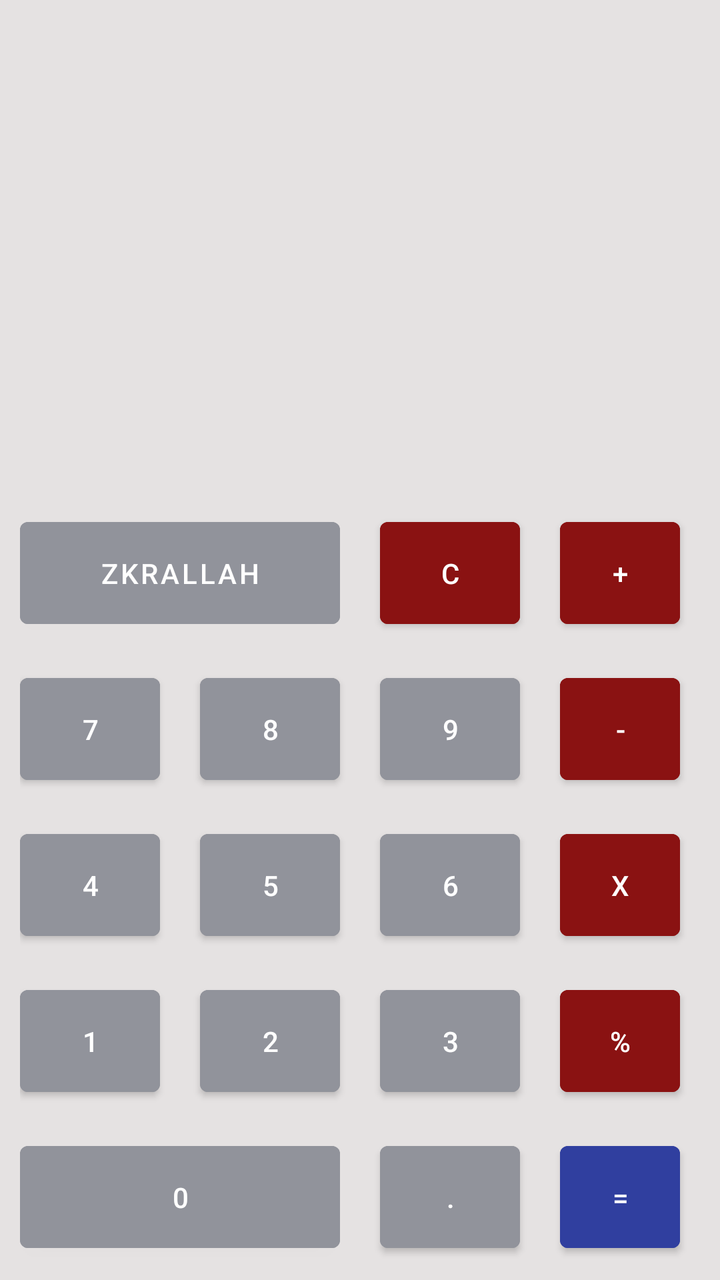
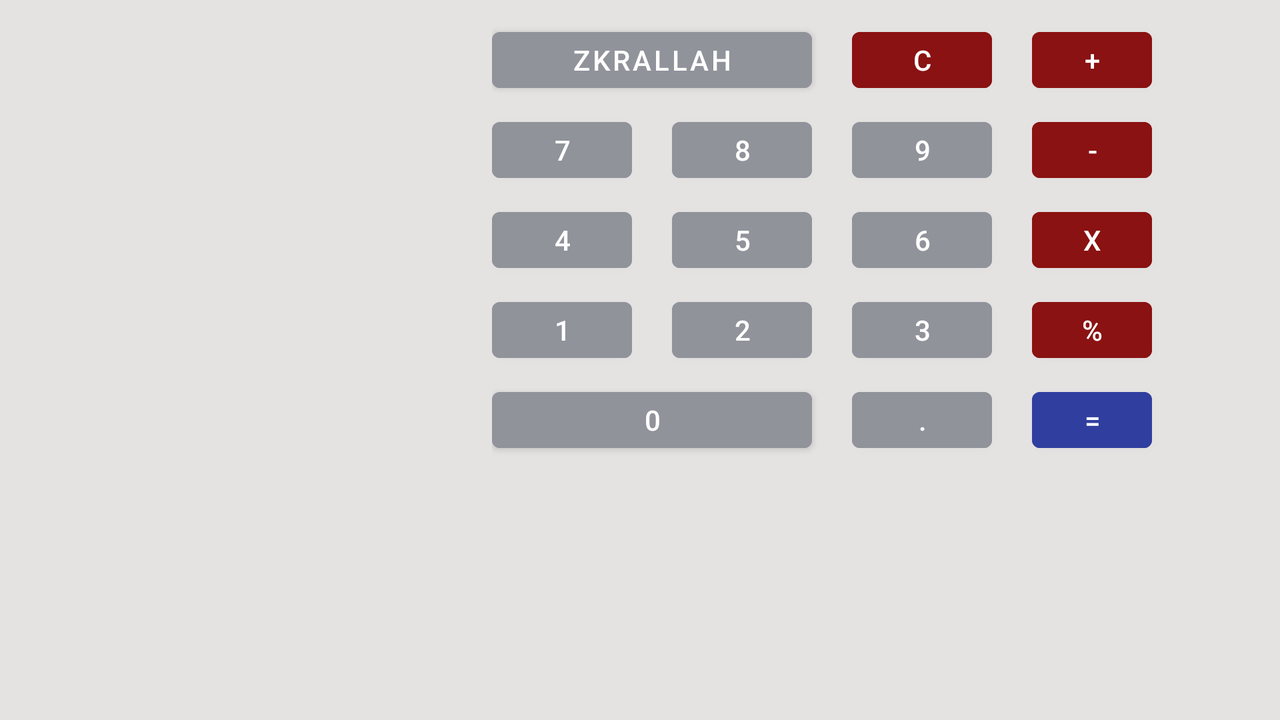

First picture: res/layout/ on a phone held upright. Second picture: the repository's own variant of that layout, on a device whose configuration matches the variant's folder. Source for both follows.
<!-- AndroidManifest.xml: application theme Theme.CAT_CALC -->
<!-- res/layout/activity_main.xml -->
<?xml version="1.0" encoding="utf-8"?>
<androidx.constraintlayout.widget.ConstraintLayout
    xmlns:android="http://schemas.android.com/apk/res/android"
    xmlns:app="http://schemas.android.com/apk/res-auto"
    xmlns:tools="http://schemas.android.com/tools"
    android:layout_width="match_parent"
    android:layout_height="match_parent"
    tools:ignore="HardcodedText"
    android:background = "#E5E2E2">

    <androidx.recyclerview.widget.RecyclerView
        android:id="@+id/recyclerView"
        android:layout_width="210dp"
        android:layout_height="220dp"
        app:layout_constraintDimensionRatio="1"
        app:layout_constraintStart_toStartOf="parent"
        app:layout_constraintTop_toTopOf="parent"
        app:layout_constraintBottom_toTopOf="@+id/numPad"/>

    <androidx.constraintlayout.widget.ConstraintLayout
        android:id="@+id/topLeft"
        android:layout_width="200dp"
        android:layout_height="0dp"
        android:orientation="vertical"
        app:layout_constraintDimensionRatio="1"
        app:layout_constraintEnd_toEndOf="parent"
        app:layout_constraintStart_toEndOf="@+id/recyclerView"
        app:layout_constraintTop_toTopOf="parent">

        <TextView
            android:layout_marginTop="20dp"
            android:id="@+id/top"
            android:layout_width="match_parent"
            android:layout_height="32dp"
            android:textColor = "#000000"
            android:textSize = "24sp"
            app:layout_constraintTop_toTopOf="@+id/topLeft" />


        <TextView
            android:layout_marginBottom="20dp"
            android:id="@+id/bottom"
            android:layout_width="match_parent"
            android:layout_height="32dp"
            android:textColor = "#000000"
            android:textSize = "24sp"
            app:layout_constraintBottom_toBottomOf="@+id/topLeft"/>

    </androidx.constraintlayout.widget.ConstraintLayout>

    <androidx.constraintlayout.widget.ConstraintLayout
        android:id="@+id/numPad"
        android:layout_width="419dp"
        android:layout_height="0dp"
        android:orientation="vertical"
        android:padding="10dp"
        app:layout_constraintBottom_toBottomOf="parent"
        app:layout_constraintVertical_bias="1.0"
        tools:layout_editor_absoluteX="0dp"
        tools:ignore="MissingConstraints">


        <Button
            android:id="@+id/name"
            android:layout_width="160dp"
            android:layout_height="63dp"
            android:text="Zkrallah"
            android:layout_marginTop="15dp"
            android:backgroundTint = "#91939B"/>

        <Button
            android:id="@+id/c"
            android:layout_width="70dp"
            android:layout_height="63dp"
            android:text="C"
            app:layout_constraintLeft_toRightOf = "@+id/name"
            android:layout_marginStart="20dp"
            android:layout_marginTop="15dp"
            android:backgroundTint = "#8A1212"/>

        <Button
            android:id="@+id/plus"
            android:layout_width="60dp"
            android:layout_height="63dp"
            android:layout_marginStart="20dp"
            android:layout_marginTop="15dp"
            app:layout_constraintLeft_toRightOf = "@+id/c"
            android:text="+"
            android:backgroundTint = "#8A1212"/>

        <Button
            android:id="@+id/seven"
            android:layout_width="70dp"
            android:layout_height="63dp"
            android:text="7"
            app:layout_constraintTop_toBottomOf = "@+id/name"
            android:layout_marginTop="15dp"
            android:backgroundTint = "#91939B"/>

        <Button
            android:id="@+id/eight"
            android:layout_width="70dp"
            android:layout_height="63dp"
            android:text="8"
            app:layout_constraintLeft_toRightOf = "@+id/seven"
            android:layout_marginStart="20dp"
            app:layout_constraintTop_toBottomOf = "@+id/name"
            android:layout_marginTop="15dp"
            android:backgroundTint = "#91939B"/>

        <Button
            android:id="@+id/nine"
            android:layout_width="70dp"
            android:layout_height="63dp"
            android:text="9"
            app:layout_constraintLeft_toRightOf = "@+id/eight"
            android:layout_marginStart="20dp"
            app:layout_constraintTop_toBottomOf = "@+id/name"
            android:layout_marginTop="15dp"
            android:backgroundTint = "#91939B"/>

        <Button
            android:id="@+id/minus"
            android:layout_width="60dp"
            android:layout_height="63dp"
            app:layout_constraintTop_toBottomOf = "@+id/name"
            android:layout_marginStart="20dp"
            android:layout_marginTop="15dp"
            app:layout_constraintLeft_toRightOf="@+id/nine"
            android:text="-"
            android:backgroundTint = "#8A1212"/>

        <Button
            android:id="@+id/four"
            android:layout_width="70dp"
            android:layout_height="63dp"
            android:text="4"
            app:layout_constraintTop_toBottomOf = "@+id/seven"
            android:layout_marginTop="15dp"
            android:backgroundTint = "#91939B"/>

        <Button
            android:id="@+id/five"
            android:layout_width="70dp"
            android:layout_height="63dp"
            android:text="5"
            app:layout_constraintLeft_toRightOf = "@+id/four"
            android:layout_marginStart="20dp"
            app:layout_constraintTop_toBottomOf = "@+id/seven"
            android:layout_marginTop="15dp"
            android:backgroundTint = "#91939B"/>

        <Button
            android:id="@+id/six"
            android:layout_width="70dp"
            android:layout_height="63dp"
            android:text="6"
            app:layout_constraintLeft_toRightOf = "@+id/five"
            android:layout_marginStart="20dp"
            app:layout_constraintTop_toBottomOf = "@+id/seven"
            android:layout_marginTop="15dp"
            android:backgroundTint = "#91939B"/>

        <Button
            android:id="@+id/times"
            android:layout_width="60dp"
            android:layout_height="63dp"
            app:layout_constraintTop_toBottomOf = "@+id/seven"
            android:layout_marginStart="20dp"
            android:layout_marginTop="15dp"
            app:layout_constraintLeft_toRightOf="@+id/six"
            android:text="X"
            android:backgroundTint = "#8A1212"/>

        <Button
            android:id="@+id/one"
            android:layout_width="70dp"
            android:layout_height="63dp"
            android:text="1"
            app:layout_constraintTop_toBottomOf = "@+id/four"
            android:layout_marginTop="15dp"
            android:backgroundTint = "#91939B"/>

        <Button
            android:id="@+id/two"
            android:layout_width="70dp"
            android:layout_height="63dp"
            android:text="2"
            app:layout_constraintLeft_toRightOf = "@+id/one"
            android:layout_marginStart="20dp"
            app:layout_constraintTop_toBottomOf = "@+id/four"
            android:layout_marginTop="15dp"
            android:backgroundTint = "#91939B"/>

        <Button
            android:id="@+id/three"
            android:layout_width="70dp"
            android:layout_height="63dp"
            android:text="3"
            app:layout_constraintLeft_toRightOf = "@+id/two"
            android:layout_marginStart="20dp"
            app:layout_constraintTop_toBottomOf = "@+id/four"
            android:layout_marginTop="15dp"
            android:backgroundTint = "#91939B"/>

        <Button
            android:id="@+id/divide"
            android:layout_width="60dp"
            android:layout_height="63dp"
            app:layout_constraintTop_toBottomOf = "@+id/four"
            android:layout_marginStart="20dp"
            android:layout_marginTop="15dp"
            app:layout_constraintLeft_toRightOf="@+id/three"
            android:text="%"
            android:backgroundTint = "#8A1212"/>

        <Button
            android:id="@+id/zero"
            android:layout_width="160dp"
            android:layout_height="63dp"
            android:text="0"
            app:layout_constraintTop_toBottomOf = "@+id/one"
            android:layout_marginTop="15dp"
            android:backgroundTint = "#91939B"/>

        <Button
            android:id="@+id/dot"
            android:layout_width="70dp"
            android:layout_height="63dp"
            android:text="."
            app:layout_constraintLeft_toRightOf = "@+id/zero"
            android:layout_marginStart="20dp"
            app:layout_constraintTop_toBottomOf = "@+id/one"
            android:layout_marginTop="15dp"
            android:backgroundTint = "#91939B"/>

        <Button
            android:id="@+id/equal"
            android:layout_width="60dp"
            android:layout_height="63dp"
            app:layout_constraintTop_toBottomOf = "@+id/one"
            android:layout_marginStart="20dp"
            android:layout_marginTop="15dp"
            app:layout_constraintLeft_toRightOf="@+id/dot"
            android:text="="
            android:backgroundTint = "#303F9F"/>
    </androidx.constraintlayout.widget.ConstraintLayout>


</androidx.constraintlayout.widget.ConstraintLayout>
<!-- resources referenced by this layout -->
<resources>
  <style name="Theme.CAT_CALC" parent="Theme.MaterialComponents.DayNight.DarkActionBar">
          
          <item name="colorPrimary">@color/purple_500</item>
          <item name="colorPrimaryVariant">@color/purple_700</item>
          <item name="colorOnPrimary">@color/white</item>
          
          <item name="colorSecondary">@color/teal_200</item>
          <item name="colorSecondaryVariant">@color/teal_700</item>
          <item name="colorOnSecondary">@color/black</item>
          
          <item name="android:statusBarColor" tools:targetApi="l">?attr/colorPrimaryVariant</item>
          
      </style>
</resources>
<!-- res/layout-land/activity_main.xml (the repository's variant of the layout above) -->
<!-- drawn on the phone turned sideways -->
<?xml version="1.0" encoding="utf-8"?>
<androidx.constraintlayout.widget.ConstraintLayout
    xmlns:android="http://schemas.android.com/apk/res/android"
    xmlns:app="http://schemas.android.com/apk/res-auto"
    xmlns:tools="http://schemas.android.com/tools"
    android:layout_width="match_parent"
    android:layout_height="match_parent"
    tools:ignore="HardcodedText"
    android:background = "#E5E2E2">

    <androidx.recyclerview.widget.RecyclerView
        android:id="@+id/recyclerView"
        android:layout_width="126dp"
        android:layout_height="230dp"
        app:layout_constraintDimensionRatio="1"
        app:layout_constraintRight_toLeftOf="@id/topLeft"
        app:layout_constraintStart_toStartOf="parent"
        app:layout_constraintTop_toTopOf="parent" />

    <androidx.constraintlayout.widget.ConstraintLayout
        android:id="@+id/topLeft"
        android:layout_width="106dp"
        android:layout_height="218dp"
        android:layout_marginTop="16dp"
        android:orientation="vertical"
        app:layout_constraintDimensionRatio="1"
        app:layout_constraintEnd_toStartOf="@+id/constraintLayout"
        app:layout_constraintHorizontal_bias="0.0"
        app:layout_constraintStart_toEndOf="@+id/recyclerView"
        app:layout_constraintTop_toTopOf="parent">

        <TextView
            android:id="@+id/top"
            android:layout_width="match_parent"
            android:layout_height="32dp"
            android:layout_marginTop="20dp"
            android:textColor = "#000000"
            android:textSize = "24sp"
            app:layout_constraintTop_toTopOf="@+id/topLeft" />


        <TextView
            android:id="@+id/bottom"
            android:layout_width="match_parent"
            android:layout_height="32dp"
            android:layout_marginBottom="20dp"
            android:textColor = "#000000"
            android:textSize = "24sp"
            app:layout_constraintBottom_toBottomOf="@+id/topLeft" />

    </androidx.constraintlayout.widget.ConstraintLayout>

    <androidx.constraintlayout.widget.ConstraintLayout
        android:id="@+id/constraintLayout"
        android:layout_width="362dp"
        android:layout_height="362dp"
        android:layout_marginLeft="4dp"
        android:layout_marginBottom="16dp"
        android:orientation="vertical"
        android:padding="10dp"
        app:layout_constraintBottom_toBottomOf="parent"
        app:layout_constraintLeft_toRightOf="@+id/topLeft"
        app:layout_constraintTop_toTopOf="parent"
        app:layout_constraintVertical_bias="0.0"
        tools:ignore="MissingConstraints">


        <Button
            android:id="@+id/name"
            android:layout_width="160dp"
            android:layout_height="40dp"
            android:layout_marginTop="5dp"
            android:text="Zkrallah"
            android:backgroundTint = "#91939B"/>

        <Button
            android:id="@+id/c"
            android:layout_width="70dp"
            android:layout_height="40dp"
            android:layout_marginStart="20dp"
            android:layout_marginTop="5dp"
            android:text="C"
            app:layout_constraintLeft_toRightOf="@+id/name"
            android:backgroundTint = "#8A1212"/>

        <Button
            android:id="@+id/plus"
            android:layout_width="60dp"
            android:layout_height="40dp"
            android:layout_marginStart="20dp"
            android:layout_marginTop="5dp"
            android:text="+"
            app:layout_constraintLeft_toRightOf="@+id/c"
            android:backgroundTint = "#8A1212"/>

        <Button
            android:id="@+id/seven"
            android:layout_width="70dp"
            android:layout_height="40dp"
            android:layout_marginTop="5dp"
            android:text="7"
            app:layout_constraintTop_toBottomOf="@+id/name"
            android:backgroundTint = "#91939B"/>

        <Button
            android:id="@+id/eight"
            android:layout_width="70dp"
            android:layout_height="40dp"
            android:layout_marginStart="20dp"
            android:layout_marginTop="5dp"
            android:text="8"
            app:layout_constraintLeft_toRightOf="@+id/seven"
            app:layout_constraintTop_toBottomOf="@+id/name"
            android:backgroundTint = "#91939B"/>

        <Button
            android:id="@+id/nine"
            android:layout_width="70dp"
            android:layout_height="40dp"
            android:layout_marginStart="20dp"
            android:layout_marginTop="5dp"
            android:text="9"
            app:layout_constraintLeft_toRightOf="@+id/eight"
            app:layout_constraintTop_toBottomOf="@+id/name"
            android:backgroundTint = "#91939B"/>

        <Button
            android:id="@+id/minus"
            android:layout_width="60dp"
            android:layout_height="40dp"
            android:layout_marginStart="20dp"
            android:layout_marginTop="5dp"
            android:text="-"
            app:layout_constraintLeft_toRightOf="@+id/nine"
            app:layout_constraintTop_toBottomOf="@+id/name"
            android:backgroundTint = "#8A1212"/>

        <Button
            android:id="@+id/four"
            android:layout_width="70dp"
            android:layout_height="40dp"
            android:layout_marginTop="5dp"
            android:text="4"
            app:layout_constraintTop_toBottomOf="@+id/seven"
            android:backgroundTint = "#91939B"/>

        <Button
            android:id="@+id/five"
            android:layout_width="70dp"
            android:layout_height="40dp"
            android:layout_marginStart="20dp"
            android:layout_marginTop="5dp"
            android:text="5"
            app:layout_constraintLeft_toRightOf="@+id/four"
            app:layout_constraintTop_toBottomOf="@+id/seven"
            android:backgroundTint = "#91939B"/>

        <Button
            android:id="@+id/six"
            android:layout_width="70dp"
            android:layout_height="40dp"
            android:layout_marginStart="20dp"
            android:layout_marginTop="5dp"
            android:text="6"
            app:layout_constraintLeft_toRightOf="@+id/five"
            app:layout_constraintTop_toBottomOf="@+id/seven"
            android:backgroundTint = "#91939B"/>

        <Button
            android:id="@+id/times"
            android:layout_width="60dp"
            android:layout_height="40dp"
            android:layout_marginStart="20dp"
            android:layout_marginTop="5dp"
            android:text="X"
            app:layout_constraintLeft_toRightOf="@+id/six"
            app:layout_constraintTop_toBottomOf="@+id/seven"
            android:backgroundTint = "#8A1212"/>

        <Button
            android:id="@+id/one"
            android:layout_width="70dp"
            android:layout_height="40dp"
            android:layout_marginTop="5dp"
            android:text="1"
            app:layout_constraintTop_toBottomOf="@+id/four"
            android:backgroundTint = "#91939B"/>

        <Button
            android:id="@+id/two"
            android:layout_width="70dp"
            android:layout_height="40dp"
            android:layout_marginStart="20dp"
            android:layout_marginTop="5dp"
            android:text="2"
            app:layout_constraintLeft_toRightOf="@+id/one"
            app:layout_constraintTop_toBottomOf="@+id/four"
            android:backgroundTint = "#91939B"/>

        <Button
            android:id="@+id/three"
            android:layout_width="70dp"
            android:layout_height="40dp"
            android:layout_marginStart="20dp"
            android:layout_marginTop="5dp"
            android:text="3"
            app:layout_constraintLeft_toRightOf="@+id/two"
            app:layout_constraintTop_toBottomOf="@+id/four"
            android:backgroundTint = "#91939B"/>

        <Button
            android:id="@+id/divide"
            android:layout_width="60dp"
            android:layout_height="40dp"
            android:layout_marginStart="20dp"
            android:layout_marginTop="5dp"
            android:text="%"
            app:layout_constraintLeft_toRightOf="@+id/three"
            app:layout_constraintTop_toBottomOf="@+id/four"
            android:backgroundTint = "#8A1212"/>

        <Button
            android:id="@+id/zero"
            android:layout_width="160dp"
            android:layout_height="40dp"
            android:layout_marginTop="5dp"
            android:text="0"
            app:layout_constraintTop_toBottomOf="@+id/one"
            android:backgroundTint = "#91939B"/>

        <Button
            android:id="@+id/dot"
            android:layout_width="70dp"
            android:layout_height="40dp"
            android:layout_marginStart="20dp"
            android:layout_marginTop="5dp"
            android:text="."
            app:layout_constraintLeft_toRightOf="@+id/zero"
            app:layout_constraintTop_toBottomOf="@+id/one"
            android:backgroundTint = "#91939B"/>

        <Button
            android:id="@+id/equal"
            android:layout_width="60dp"
            android:layout_height="40dp"
            android:layout_marginStart="20dp"
            android:layout_marginTop="5dp"
            android:text="="
            app:layout_constraintLeft_toRightOf="@+id/dot"
            app:layout_constraintTop_toBottomOf="@+id/one"
            android:backgroundTint = "#303F9F"/>
    </androidx.constraintlayout.widget.ConstraintLayout>


</androidx.constraintlayout.widget.ConstraintLayout>
